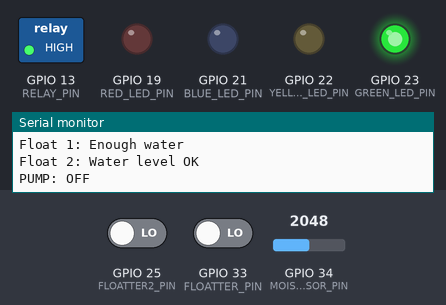
Bench run of a program on a simulated ESP32. On the bench: switched loads named in the program (green lamp = pin HIGH), output pins drawn as LEDs (lit = HIGH), the last lines printed to the serial monitor. The inputs (shaded band) are chosen by the test bench; at power-on: GPIO 34 (MOISTURE_SENSOR_PIN) = 2048, GPIO 25 (FLOATTER2_PIN) LOW, GPIO 33 (FLOATTER_PIN) LOW. WiFi joins after 1.5 s; servers stay silent unless stated; the local clock reads 2024-03-15 10:24:30 at power-on unless the program sets it; no MQTT or app messages arrive unless stated.

Above: at 1.3 s.
1.4 s: GPIO 34 (MOISTURE_SENSOR_PIN) set to 2758
3.0 s: GPIO 34 (MOISTURE_SENSOR_PIN) set to 2851
At 3.4 s:
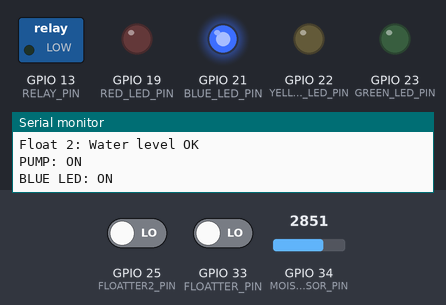
4.5 s: GPIO 25 (FLOATTER2_PIN) driven HIGH
At 5.5 s:
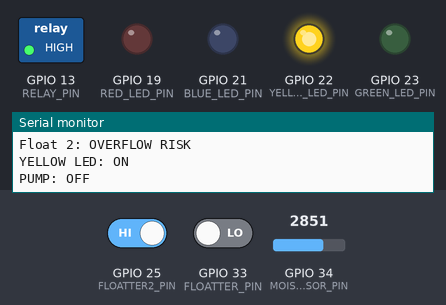
6.0 s: GPIO 33 (FLOATTER_PIN) driven HIGH
At 6.6 s:
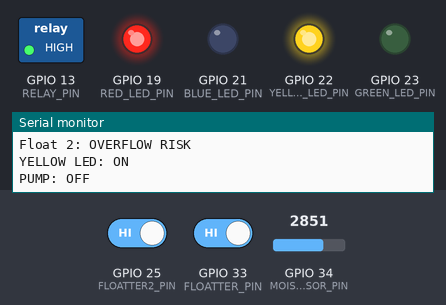
7.6 s: GPIO 25 (FLOATTER2_PIN) driven LOW
At 8.8 s:
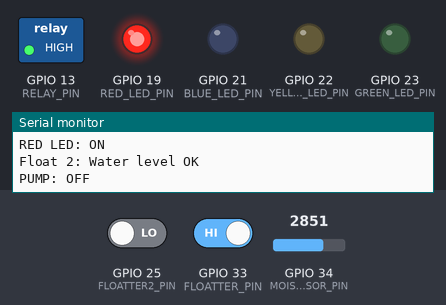
9.1 s: GPIO 34 (MOISTURE_SENSOR_PIN) set to 2760
At 9.9 s:
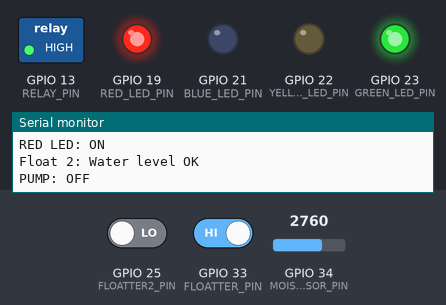
Timing chart, 0 to 11.6 s (numbered marks = the images above; inputs shaded):
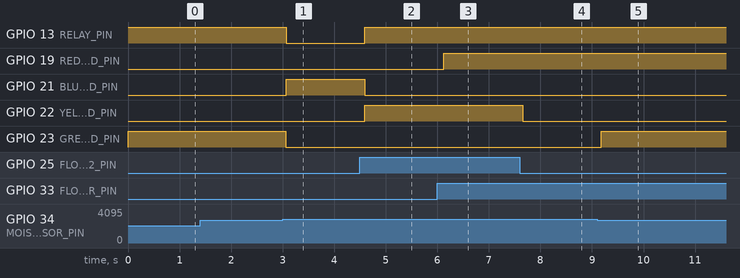

Measured:
- the behaviour switches between 2800 and 2801 on GPIO 34 (MOISTURE_SENSOR_PIN) (found by bisection; images 0 and 1)
- after the input at 3.0 s, GPIO 13 (RELAY_PIN): HIGH → LOW after 0.07 s; GPIO 21 (BLUE_LED_PIN): LOW → HIGH after 0.07 s; GPIO 23 (GREEN_LED_PIN): HIGH → LOW after 0.06 s
- after the input at 4.5 s, GPIO 13 (RELAY_PIN): LOW → HIGH after 0.10 s; GPIO 21 (BLUE_LED_PIN): HIGH → LOW after 0.10 s; GPIO 22 (YELLOW_LED_PIN): LOW → HIGH after 0.09 s
- after the input at 6.0 s, GPIO 19 (RED_LED_PIN): LOW → HIGH after 0.12 s
- after the input at 7.6 s, GPIO 22 (YELLOW_LED_PIN): HIGH → LOW after 0.06 s
- after the input at 9.1 s, GPIO 23 (GREEN_LED_PIN): LOW → HIGH after 0.08 s

The program:

main.cpp
```cpp
#include <Arduino.h>
#include <WiFi.h>
#include <AsyncMqttClient.h>

#define WIFI_SSID "IoT_H3/4"
#define WIFI_PASSWORD "98806829"
#define MQTT_HOST "wilsons.local"
#define MQTT_PORT 1883

#define RELAY_PIN 13
#define FLOATTER_PIN 33
#define MOISTURE_SENSOR_PIN 34
#define FLOATTER2_PIN 25
#define RED_LED_PIN 19
#define BLUE_LED_PIN 21
#define YELLOW_LED_PIN 22
#define GREEN_LED_PIN 23

#define MOISTURE_THRESHOLD 2800

AsyncMqttClient mqttClient;
TimerHandle_t mqttReconnectTimer;
TimerHandle_t wifiReconnectTimer;
#define MQTT_PUB_STATE1 "lly/autovander/hvile"
#define MQTT_PUB_STATE2 "lly/autovander/tilstand"

// Relay is ACTIVE LOW
#define PUMP_ON LOW
#define PUMP_OFF HIGH

void connectToWifi() {
  Serial.println("Connecting to Wi-Fi...");
  WiFi.begin(WIFI_SSID, WIFI_PASSWORD);
}

void connectToMqtt() {
  Serial.println("Connecting to MQTT...");
  mqttClient.connect();
}

void WiFiEvent(WiFiEvent_t event) {
  Serial.printf("[WiFi-event] event: %d\n", event);
  switch(event) {
    case ARDUINO_EVENT_WIFI_STA_GOT_IP:
      Serial.println("WiFi connected");
      Serial.println("IP address: ");
      Serial.println(WiFi.localIP());
      configTime(0, 0, "pool.ntp.org");

setenv(
  "TZ",
  "CET-1CEST,M3.5.0,M10.5.0/3",
  1
);

tzset();
      connectToMqtt();
      break;
    case ARDUINO_EVENT_WIFI_STA_DISCONNECTED:
      Serial.println("WiFi lost connection");
      xTimerStop(mqttReconnectTimer, 0); // ensure we don't reconnect to MQTT while reconnecting to Wi-Fi
      xTimerStart(wifiReconnectTimer, 0);
      break;
  }
}

void onMqttConnect(bool sessionPresent) {
  Serial.println("Connected to MQTT.");
  Serial.print("Session present: ");
  Serial.println(sessionPresent);
}

void onMqttDisconnect(AsyncMqttClientDisconnectReason reason) {
  Serial.println("Disconnected from MQTT.");
  if (WiFi.isConnected()) {
    xTimerStart(mqttReconnectTimer, 0);
  }
}


void onMqttPublish(uint16_t packetId) {
  Serial.println("Publish acknowledged.");
  Serial.print("  packetId: ");
  Serial.println(packetId);
}

String getTimestamp() {
  struct tm timeInfo;

  if (!getLocalTime(&timeInfo)) {
    return "TIME_ERROR";
  }

  char buffer[25];

  strftime(
    buffer,
    sizeof(buffer),
    "%Y-%m-%dT%H:%M:%S",
    &timeInfo
  );

  return String(buffer);
}

void publishState(String message) {
  String fullMessage =
    getTimestamp() + " | " + message;

  mqttClient.publish(
    MQTT_PUB_STATE2,
    1,
    true,
    fullMessage.c_str()
  );
}

void setup() {

  Serial.begin(115200);

  // Pump
  pinMode(RELAY_PIN, OUTPUT);

  // Sensors
  pinMode(FLOATTER_PIN, INPUT_PULLDOWN);
  pinMode(FLOATTER2_PIN, INPUT_PULLDOWN);
  pinMode(MOISTURE_SENSOR_PIN, INPUT);

  // LEDs
  pinMode(RED_LED_PIN, OUTPUT);
  pinMode(BLUE_LED_PIN, OUTPUT);
  pinMode(YELLOW_LED_PIN, OUTPUT);
  pinMode(GREEN_LED_PIN, OUTPUT);

  // Pump starts OFF
  digitalWrite(RELAY_PIN, PUMP_OFF);

  // LEDs start OFF
  digitalWrite(RED_LED_PIN, LOW);
  digitalWrite(BLUE_LED_PIN, LOW);
  digitalWrite(YELLOW_LED_PIN, LOW);
  digitalWrite(GREEN_LED_PIN, LOW);

  Serial.println("Garden system started!");

  mqttReconnectTimer = xTimerCreate("mqttTimer", pdMS_TO_TICKS(2000), pdFALSE, (void*)0, reinterpret_cast<TimerCallbackFunction_t>(connectToMqtt));
  wifiReconnectTimer = xTimerCreate("wifiTimer", pdMS_TO_TICKS(2000), pdFALSE, (void*)0, reinterpret_cast<TimerCallbackFunction_t>(connectToWifi));

  WiFi.onEvent(WiFiEvent);

  mqttClient.onConnect(onMqttConnect);
  mqttClient.onDisconnect(onMqttDisconnect);
  //mqttClient.onSubscribe(onMqttSubscribe);
  //mqttClient.onUnsubscribe(onMqttUnsubscribe);
  mqttClient.onPublish(onMqttPublish);
  mqttClient.setServer(MQTT_HOST, MQTT_PORT);
  // If your broker requires authentication (username and password), set them below
  //mqttClient.setCredentials("REPlACE_WITH_YOUR_USER", "REPLACE_WITH_YOUR_PASSWORD");
  connectToWifi();
}

void loop() {

  // -------------------------
  // Read sensors
  // -------------------------

  int moistureValue = analogRead(MOISTURE_SENSOR_PIN);

  int floatter1 = digitalRead(FLOATTER_PIN);
  int floatter2 = digitalRead(FLOATTER2_PIN);

  // -------------------------
  // Print sensor values
  // -------------------------

  Serial.println("-------------------------");

  Serial.print("Moisture value: ");
  Serial.println(moistureValue);

  Serial.print("Float sensor 1: ");
  Serial.println(floatter1);

  Serial.print("Float sensor 2: ");
  Serial.println(floatter2);

  // -------------------------
  // GREEN LED
  // Soil has enough moisture
  // -------------------------

  if (moistureValue <= MOISTURE_THRESHOLD) {

    digitalWrite(GREEN_LED_PIN, HIGH);

    Serial.println("Soil: WET");
    Serial.println("GREEN LED: ON");

  } else if (moistureValue > MOISTURE_THRESHOLD) {

    digitalWrite(GREEN_LED_PIN, LOW);

    Serial.println("Soil: DRY");

    uint16_t packetIdPub1 = mqttClient.publish(MQTT_PUB_STATE2, 1, true, String(moistureValue).c_str());
  }

  // -------------------------
  // RED LED
  // Float 1:
  // 0 = enough water
  // 1 = not enough water
  // -------------------------

  if (floatter1 == 1) {

    digitalWrite(RED_LED_PIN, HIGH);

    Serial.println("Float 1: NOT enough water");
    Serial.println("RED LED: ON");
    uint16_t packetIdPub1 = mqttClient.publish(MQTT_PUB_STATE2, 1, true, String(floatter1).c_str());

  } else if (floatter1 == 0) {

    digitalWrite(RED_LED_PIN, LOW);

    Serial.println("Float 1: Enough water");

    uint16_t packetIdPub1 = mqttClient.publish(MQTT_PUB_STATE2, 1, true, String(floatter1).c_str());
  }

  // -------------------------
  // YELLOW LED
  // Float 2:
  // 0 = water level OK
  // 1 = overflow risk
  // -------------------------

  if (floatter2 == 1) {

    digitalWrite(YELLOW_LED_PIN, HIGH);

    Serial.println("Float 2: OVERFLOW RISK");
    Serial.println("YELLOW LED: ON");

  } else if (floatter2 == 0) {

    digitalWrite(YELLOW_LED_PIN, LOW);

    Serial.println("Float 2: Water level OK");
    uint16_t packetIdPub1 = mqttClient.publish(MQTT_PUB_STATE2, 1, true, String(floatter2).c_str());
  }


  if (moistureValue > MOISTURE_THRESHOLD && floatter1 == 0 && floatter2 == 0
  ) {

    // Pump ON
    digitalWrite(RELAY_PIN, PUMP_ON);

    // Blue LED ON
    digitalWrite(BLUE_LED_PIN, HIGH);

    Serial.println("PUMP: ON");
    Serial.println("BLUE LED: ON");

  } else if (moistureValue <= MOISTURE_THRESHOLD || floatter1 == 1 || floatter2 == 1) {

    // Pump OFF
    digitalWrite(RELAY_PIN, PUMP_OFF);

    // Blue LED OFF
    digitalWrite(BLUE_LED_PIN, LOW);

    Serial.println("PUMP: OFF");

    uint16_t packetIdPub1 = mqttClient.publish(MQTT_PUB_STATE2, 1, true, String(moistureValue).c_str());
  }


  delay(500);
}
```
